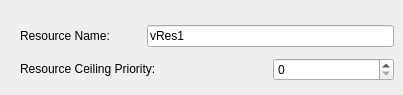
    <widget class="QWidget" name="tabRes">
     <attribute name="title">
      <string>Resource</string>
     </attribute>
     <widget class="QWidget" name="layoutWidget_6">
      <property name="geometry">
       <rect>
        <x>20</x>
        <y>20</y>
        <width>374</width>
        <height>66</height>
       </rect>
      </property>
      <layout class="QGridLayout" name="gridLayout_2">
       <item row="0" column="0">
        <widget class="QLabel" name="label_11">
         <property name="text">
          <string>&lt;html&gt;&lt;head/&gt;&lt;body&gt;&lt;p&gt;Resource Name:&lt;/p&gt;&lt;/body&gt;&lt;/html&gt;</string>
         </property>
        </widget>
       </item>
       <item row="0" column="1" colspan="2">
        <widget class="QLineEdit" name="leResName">
         <property name="minimumSize">
          <size>
           <width>231</width>
           <height>0</height>
          </size>
         </property>
         <property name="text">
          <string>vRes1</string>
         </property>
        </widget>
       </item>
       <item row="1" column="0" colspan="2">
        <widget class="QLabel" name="label_12">
         <property name="text">
          <string>&lt;html&gt;&lt;head/&gt;&lt;body&gt;&lt;p&gt;Resource Ceiling Priority:&lt;/p&gt;&lt;/body&gt;&lt;/html&gt;</string>
         </property>
        </widget>
       </item>
       <item row="1" column="2">
        <widget class="QSpinBox" name="spbxResCeilPrio">
         <property name="minimumSize">
          <size>
           <width>91</width>
           <height>0</height>
          </size>
         </property>
         <property name="toolTip">
          <string/>
         </property>
        </widget>
       </item>
      </layout>
     </widget>
    </widget>
